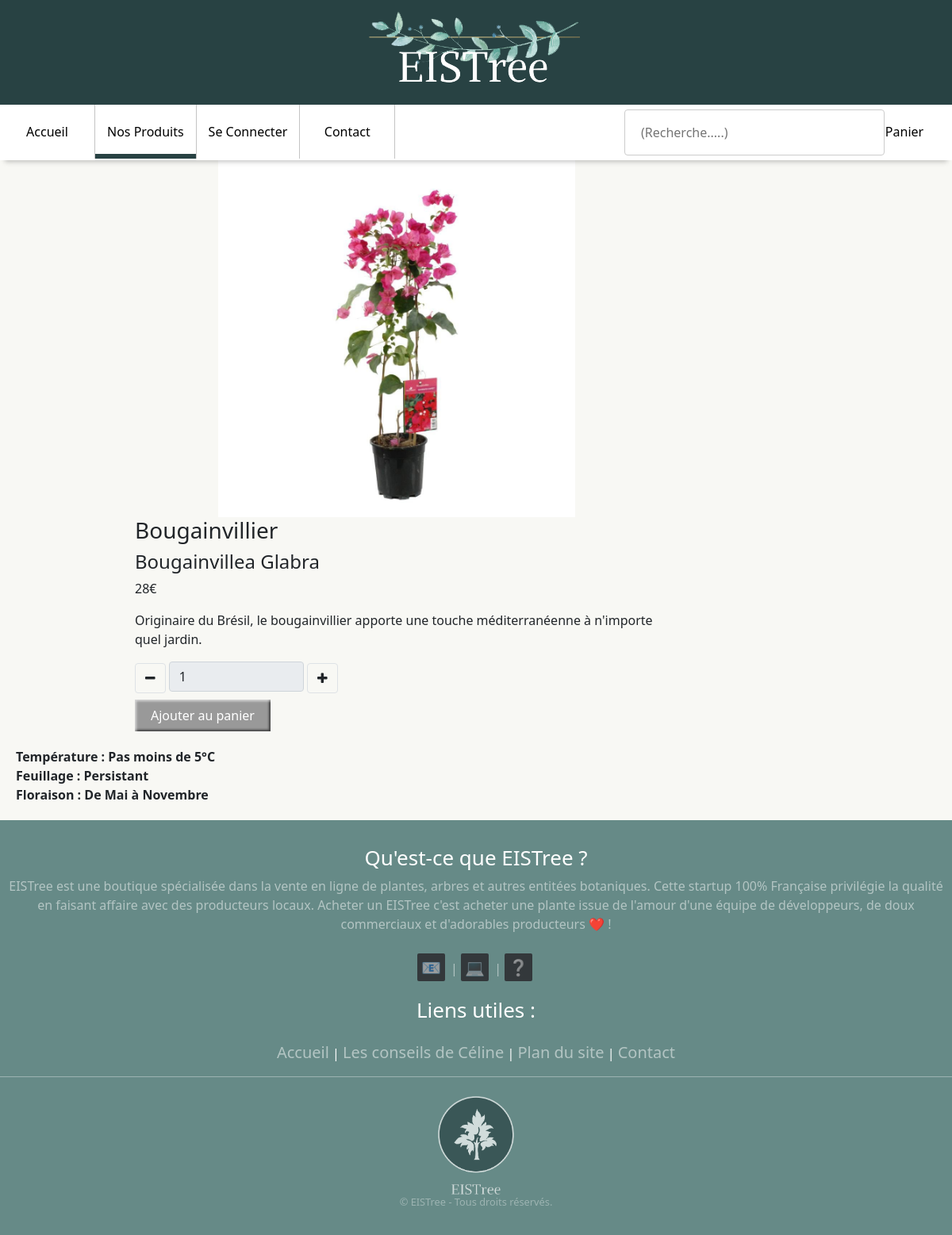
The page /fichesproduits/article.php?id=bougainvillier on the database its author committed.
### tables this page shows
CREATE TABLE IF NOT EXISTS `produits` (
  `id` varchar(50) NOT NULL,
  `nom` text NOT NULL,
  `nomscien` text NOT NULL,
  `img` text NOT NULL,
  `prix` float NOT NULL,
  `description` text,
  `hauteur` text,
  `temp` text,
  `feuillage` text,
  `arrosage` text,
  `floraison` text,
  `luminosite` text,
  `stock` int(11) NOT NULL,
  `categoryid` int(11) NOT NULL,
  KEY `cat_fk` (`categoryid`)
);

### db/productsQuery.php (called while the page is built, shortened)
<?php
function getProductByID($connexion,$productId)
{
    $myKeyword = "%" . $productId . "%";
    $productsSql = "SELECT * from produits where id LIKE :id";
    $dataStmt = $connexion->prepare($productsSql);
    $dataStmt->bindParam(':id', $myKeyword);
    $dataStmt->execute();
    if (!$dataStmt) {
        $_SESSION['errorThrow'] = 'dataBaseError';
        disconnectDB($connexion, array($dataStmt));
    } else {
        $data = $dataStmt->fetch();
        return(empty($data) ? NULL : $data);
    }
}
?>

### fichesproduits/article.php (the view, shortened to what this page needs)
<?php $error = false;
require($_SERVER['DOCUMENT_ROOT'] . '/db/productsQuery.php');
$connexion = connectDB();
if (isset($_GET['id']) && !empty($_GET['id'])) {
    $id = htmlspecialchars($_GET['id']);
    $data = getProductByID($connexion, $id);
} else {
    $addtitle = "Erreur...";
    $_SESSION['errorThrow'] = "missingArguments";
}
include($_SERVER['DOCUMENT_ROOT'] . '/includes/header.php');
include($_SERVER['DOCUMENT_ROOT'] . '/includes/navbar.php');
?>
<div id="page">
    <?php
    if (!empty($data)) { ?>
        <div class="produit">
            <div class="donneesProduit">
                <img class="imageProduit" src="<?php echo $data['img'] ?>" alt="<?php echo $data['nom'] ?>" onmousemove="zoomIn(event, this)" onmouseout="zoomOut()" class="image">
                <div class="description">
                    <form action="/panier/toBasket.php" method="post">
                        <div class="general">
                            <h3 class="nom_commun"><?php echo $data['nom'] ?></h3>
                            <h4 class="nom_scientifique"><?php echo $data['nomscien'] ?></h4>
                            <p class="prix"><?php echo $data['prix'] ?>€</p>
                            <p class="details"><?php echo $data['description'] ?></p>
                        </div>
                        <div class="ajoutpanier">
                            <div class="row-cols-1 pb-2">
                                <span class="input-group-btn noblock">
                                    <button type="button" id="minus" class="btn btn-default btn-number border" data-type="minus" onclick="decrementer(this)">
                                        <span class="fa fa-minus"></span>
                                    </button>
                                </span>
                                <input type="text" name="amount" class="form-control input-number w-25 number d-inline-block" value="<?php echo ($data['stock'] > 0) ? 1 : 0; ?>" readonly>
                                <span class="input-group-btn">
                                    <button type="button" id="plus" class="btn btn-default btn-number border" data-type="plus" onclick="incrementer(this)">
                                        <span class="fa fa-plus"></span>
                                    </button>
                                </span>
                            </div>
                            <?php
                            if ($data['stock'] > 0) { ?>
                                <input class="boutonpanier" type="submit" value="Ajouter au panier">
                            <?php } else { ?>
                                <div class='mt-3 alert alert-warning'>Cet article n'est plus disponible...</div>
                            <?php } ?>
                        </div>
                    </form>
                </div>
            </div>
            <div class="entretienProduit">
                <strong><?php if (!empty($data['temp'])) {
                            echo 'Température : ' . $data['temp'] . " <br>";
                        } ?></strong>
                <strong><?php if (!empty($data['feuillage'])) {
                            echo 'Feuillage : ' . $data['feuillage'] . "<br>";
                        } ?></strong>
                <strong><?php if (!empty($data['floraison'])) {
                            echo 'Floraison : ' . $data['floraison'] . "<br>";
                        } ?></strong>
            </div>
        </div>
</div>
<?php
    } else {
        echo "Produit Inconnu.";
    } ?>
<?php
include($_SERVER['DOCUMENT_ROOT'] . '/includes/footer.php');
?>

### index.css (style rules this page uses)
html, body { margin: 0; width: 100%; }
#page { display: flex; flex-direction: row; height: fit-content; flex: 1 0 auto; width: 100%; min-width: 100%; height: 100%; background: #F8F8F4; min-height: calc(100vh - 601px); }
.boutonpanier { border: 0; line-height: 2.5; padding: 0 20px; font-size: 1rem; text-align: center; color: #fff; background-color: #999; box-shadow: inset 2px 2px 3px rgba(255, 255, 255, .6), inset -2px -2px 3px rgba(0, 0, 0, .6); }
.produit { display: flex; flex-direction: column; background-color: #F8F8F4; margin: 50px; }
.description { padding-left: 20px; }
.imageProduit { width: 45%; }
.description { width: 70%; }
.donneesProduit { display: flex; flex-direction: row; order: 0; align-items: center; }
.entretienProduit { padding: 20px 0px 20px 20px; }
@media (max-width: 1258px) { .donneesProduit { flex-direction: column; } }
@media (max-width: 1258px) { .produit { margin: 0; } }

### rows shown on the page
produits: nom "Bougainvillier", nomscien "Bougainvillea Glabra", prix "28", description "Originaire du Brésil, le bougainvillier apporte une touche méditerranéenne à n'importe quel jardin.", amount "1", temp "Pas moins de 5°C", feuillage "Persistant", floraison "De Mai à Novembre"
